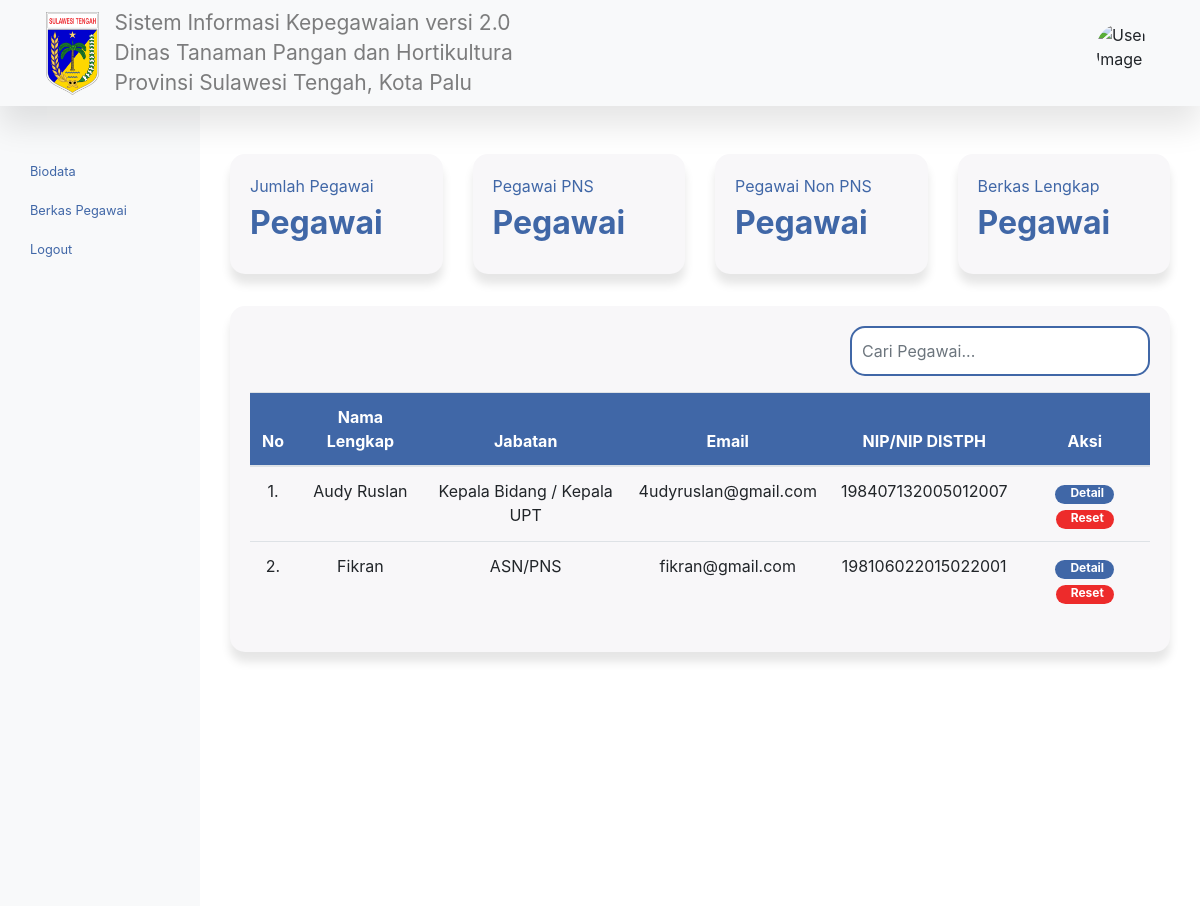
Page /kelola-akun.php on the committed database.
### tables this page shows
CREATE TABLE `tb_pegawai` (
  `pegawai_id` int(11) NOT NULL,
  `role_id` int(11) NOT NULL,
  `jabatan_id` int(11) NOT NULL,
  `nama_lengkap` varchar(50) NOT NULL,
  `bidang` varchar(50) NOT NULL,
  `nip_pegawai` varchar(50) NOT NULL,
  `password_pegawai` varchar(255) NOT NULL,
  `nama_jabatan_pegawai` varchar(50) NOT NULL,
  `tmp_lahir_pegawai` varchar(50) NOT NULL,
  `tgl_lahir_pegawai` date NOT NULL,
  `agama_pegawai` varchar(50) NOT NULL,
  `status_perkawinan` varchar(50) NOT NULL,
  `no_hp_pegawai` varchar(50) NOT NULL,
  `pangkat_pegawai` varchar(50) NOT NULL,
  `pendidikan_terakhir` varchar(50) NOT NULL,
  `npwp_pegawai` varchar(50) NOT NULL,
  `ktp_pegawai` varchar(50) NOT NULL,
  `kapreg_pegawai` varchar(50) NOT NULL,
  `email_pegawai` varchar(50) NOT NULL,
  `unit_organisasi` varchar(50) NOT NULL,
  `unit_kerja` varchar(50) NOT NULL,
  `nama_suami_istri` varchar(50) NOT NULL,
  `pekerjaan` varchar(50) NOT NULL,
  `nip_suami_istri` varchar(50) NOT NULL,
  `alamat_pegawai` text NOT NULL,
  `img_dir` varchar(50) NOT NULL
);

CREATE TABLE `tb_jabatan` (
  `jabatan_id` int(11) NOT NULL,
  `nama_jabatan` varchar(50) NOT NULL
);

### kelola-akun.php (the view, shortened to what this page needs)
<?php
    require 'layouts/header.php';
    require 'layouts/navbar.php';
    require 'layouts/sidebar.php';
?>
<main role="main" class="col-md-9 ml-sm-auto col-lg-10 main-content">
    <?php require_once 'layouts/data-pegawai.php'; ?>
    <div class="mt-3">
        <div class="card box-cari">
        <div class="card-body">
            <div class="d-flex justify-content-end">
            <input type="text" class="form-control col-4 mb-3" id="cariPegawaiAkun" placeholder="Cari Pegawai...">
            </div>
            <table class="table">
                <thead class="text-center" style="background-color: #4067A7; color: white;">
                    <tr>
                    <th>No</th>
                    <th>Nama Lengkap</th>
                    <th>Jabatan</th>
                    <th>Email</th>
                    <th>NIP/NIP DISTPH</th>
                    <th>Aksi</th>
                    </tr>
                </thead>
                <tbody class="text-center" id="pegawaiAkunTbody">
                    <?php
                    $no = 1;
                    $sqlPegawai = mysqli_query($conn, "SELECT * FROM tb_pegawai
                                                        INNER JOIN tb_jabatan
                                                        ON tb_pegawai.jabatan_id = tb_jabatan.jabatan_id");
                    while($row = mysqli_fetch_assoc($sqlPegawai)){
                    ?>
                        <tr>
                            <td><?= $no++; ?>.</td>
                            <td><?= $row["nama_lengkap"]; ?></td>
                            <td><?= $row["nama_jabatan"]; ?></td>
                            <td><?= $row["email_pegawai"]; ?></td>
                            <td><?= $row["nip_pegawai"]; ?></td>
                            <td>
                                <a href="detail-pegawai.php?pegawai_id=<?= $row["pegawai_id"]; ?>" class="badge badge-pill badge-primary">Detail</a>
                                <a href="#"  class="badge badge-pill badge-danger">Reset</a>
                            </td>
                        </tr>
                    <?php } ?>
                </tbody>
            </table>
        </div>
        </div>
    </div>
</main>
<?php
    require 'layouts/footer.php';
?>

### assets/css/style.css (style rules this page uses)
.main-content { padding: 30px; margin-top: 18px; }
.card { text-align: left; border-radius: 15px; background-color: #F8F7F9; border: none; box-shadow: 0 10px 10px rgba(0,0,0,0.1); }
.box-cari input { height: 50px; border-radius: 15px; border: 2px solid #4067A7; padding: 10px; box-sizing: border-box; }
.badge-primary { background-color: #4067A7; }
.badge-primary { background-color: #4067A7; padding: 2px 10px 5px 15px; }
.badge-danger { background-color: #ED2B2B; padding: 2px 10px 5px 15px; }

### rows in the picture
tb_pegawai: nama_lengkap "Audy Ruslan", jabatan.nama_jabatan "Kepala Bidang / Kepala UPT", email_pegawai "4udyruslan@gmail.com", nip_pegawai "198407132005012007"
tb_pegawai: nama_lengkap "Fikran", jabatan.nama_jabatan "ASN/PNS", email_pegawai "fikran@gmail.com", nip_pegawai "198106022015022001"
